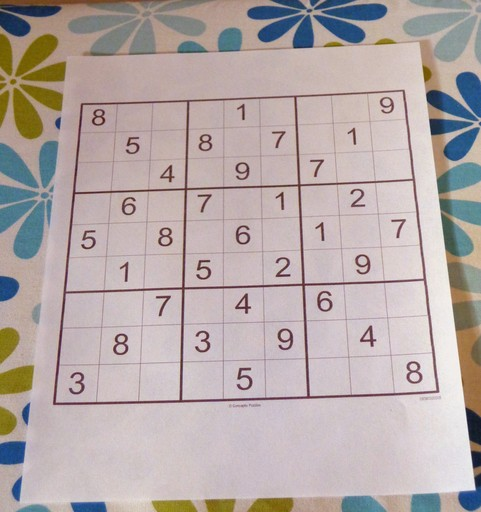
#> input picture src/sudoku_images/sudoku3.jpeg, 481 x 512 px, found by its file name
$ jupyter execute --allow-errors Sudoku_solver.ipynb   (shell and % lines are left out)
#> lines starting #> are read from the running program, lines starting #| are printed output that depends on the picture; after the words box and inside, x2 and y2 are one past the last pixel; in counts of white or black regions, pixels touching at a corner belong together
1. Create function that given an image of a Sudoku game crops and extracts each cell
1. Extract the number from each cropped cell (if blank extract it as 0)
1. Place the extracted numbers in an array (each block of 9 numbers is one array)
1. Apply the sudoku solver to the array to get the solution
1. Write the solution numbers in the cells

[cell 1]
import cv2
import imutils
from imutils.perspective import four_point_transform
from skimage.segmentation import clear_border
import numpy as np
import matplotlib.pyplot as plt

from tensorflow import keras
from tensorflow.keras import layers
from tensorflow.keras.models import load_model

[cell 2]
sudoku = cv2.imread("./img/sudoku3.jpeg")
#> sudoku is the input picture: shape (512, 481, 3); mean B, G, R 168.2, 169.5, 181.2
sudoku_gray = cv2.cvtColor(sudoku, cv2.COLOR_BGR2GRAY)
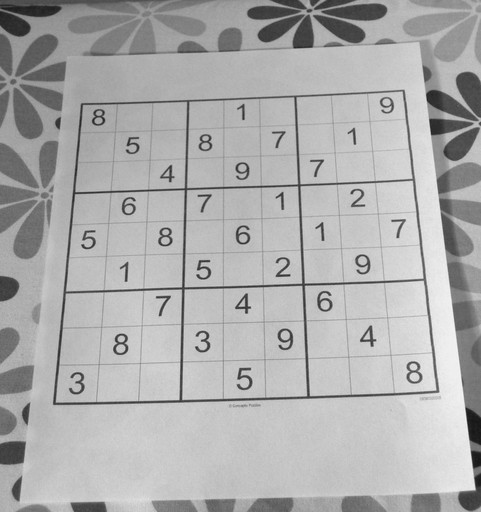
#> sudoku_gray: shape (512, 481); min 22, max 247, mean 172.9
sudoku_color = cv2.cvtColor(sudoku, cv2.COLOR_BGR2RGB)
plt.imshow(sudoku_color);

[cell 3]
sudoku_color_copy = sudoku_color.copy()
sudoku_blur = cv2.GaussianBlur(sudoku_gray, (7,7), 0)
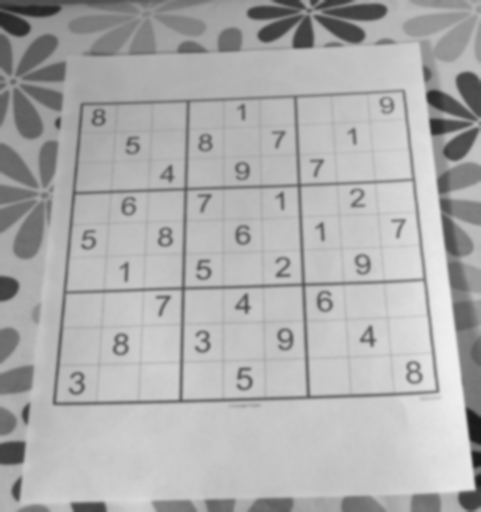
#> sudoku_blur: shape (512, 481); min 26, max 239, mean 172.9
ret, th = cv2.threshold(sudoku_blur, 170, 255, cv2.THRESH_BINARY_INV)
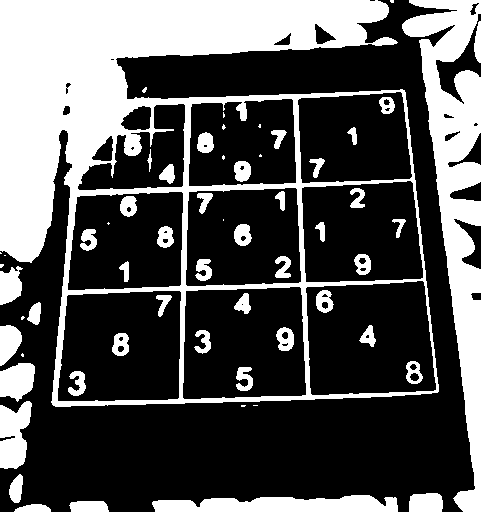
#> th: shape (512, 481); 33% white; 60 white regions (16 under 20 px), largest, box (x1, y1, x2, y2) and area: (0, 0, 439, 407) 50175, (402, 0, 481, 512) 15325, (152, 495, 398, 512) 3233
plt.imshow(th, cmap="gray");

[cell 4]
def find_puzzle(image):
	# convert the image to grayscale and blur it slightly
    gray = cv2.cvtColor(image, cv2.COLOR_BGR2GRAY)
    blurred = cv2.GaussianBlur(gray, (7, 7), 3)

    # apply adaptive thresholding and then invert the threshold map

    thresh = cv2.adaptiveThreshold(blurred, 255, cv2.ADAPTIVE_THRESH_GAUSSIAN_C, cv2.THRESH_BINARY, 11, 2)
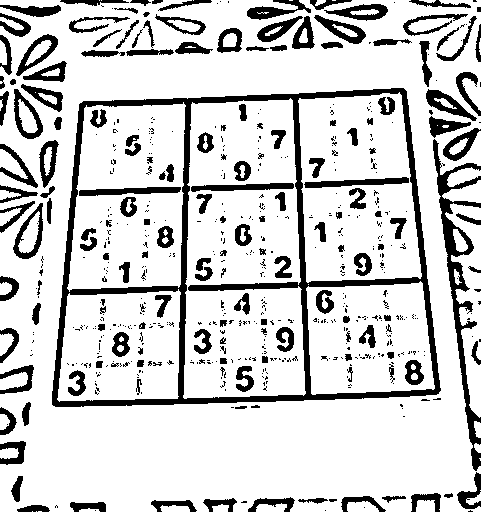
#> thresh: shape (512, 481); 81.1% white; 595 black regions (424 under 20 px), largest, box (x1, y1, x2, y2) and area: (52, 88, 441, 407) 12966, (433, 139, 481, 471) 3177, (304, 177, 409, 188) 607
    thresh = cv2.bitwise_not(thresh)
#> thresh: shape (512, 481); 18.9% white; 595 white regions (424 under 20 px)

    # find contours in the thresholded image and sort them by size in
	# descending order
    cnts = cv2.findContours(thresh.copy(), cv2.RETR_EXTERNAL, cv2.CHAIN_APPROX_SIMPLE)
#> cnts = 129 contours, 53 with area under 20; largest, box (x1, y1, x2, y2) and area: (52, 88, 441, 407) 109286, (433, 139, 481, 471) 2940, (13, 203, 43, 259) 959, (14, 89, 43, 139) 846, (16, 34, 58, 76) 728
    cnts = imutils.grab_contours(cnts)
    cnts = sorted(cnts, key=cv2.contourArea, reverse=True)
	# initialize a contour that corresponds to the puzzle outline
    puzzleContour = None
	# loop over the contours
    for c in cnts:
        # approximate the contour
        peri = cv2.arcLength(c, True)
        approx = cv2.approxPolyDP(c, 0.02 * peri, True)

        # if the approximated contour has four points, then we can
        # assume we have found the outline of the puzzle
        if len(approx) == 4:
            puzzleContour = approx
            break
#> this loop made 1 pass
#> (peri, puzzleContour) on pass 1: (1360.1, [[406, 91], [80, 103], [52, 404], [438, 393]])

    # if the puzzle contour is empty then the script could not find
    # the outline of the Sudoku puzzle so raise an error
    if puzzleContour is None:
        raise Exception(("Could not find Sudoku puzzle outline."))

    # apply a four point perspective transform to both the original
    # image and grayscale image to obtain a top-down bird's eye view
    # of the puzzle
    puzzle = four_point_transform(image, puzzleContour.reshape(4, 2))
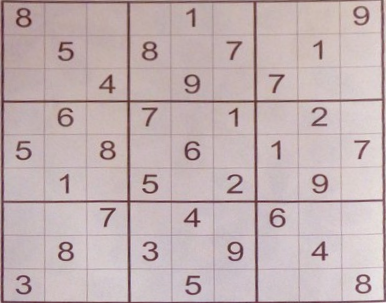
#> puzzle: shape (303, 386, 3); mean B, G, R 177.7, 176.5, 193.6
    warped = four_point_transform(gray, puzzleContour.reshape(4, 2))
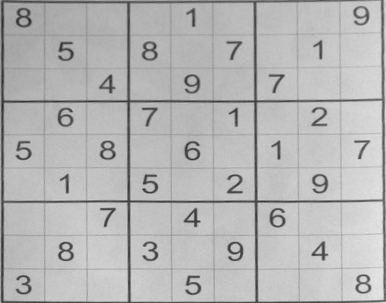
#> warped: shape (303, 386); min 37, max 230, mean 181.7

    return puzzle, warped

[cell 5]
temp_gray, temp_gray_warped = find_puzzle(sudoku)
plt.imshow(temp_gray_warped);

[cell 6]
def get_contour_x_center_coordinate(contours):
    if cv2.contourArea(contours) > 2:
        M = cv2.moments(contours)
    return (int(M['m10']/M['m00']))

[cell 7]
def detect_digit(cell):
    th_cell = cv2.threshold(cell, 0, 255, cv2.THRESH_BINARY_INV + cv2.THRESH_OTSU)[1]
    th_cell = clear_border(th_cell)

    # find contours in the thresholded cell
    contours = cv2.findContours(th_cell.copy(), cv2.RETR_EXTERNAL, cv2.CHAIN_APPROX_SIMPLE)
    contours = imutils.grab_contours(contours)

    # if no contours were found than this is an empty cell
    if len(contours) == 0:
        return None

    # otherwise, find the largest contour in the cell and create a
    # mask for the contour
    main_cell_contour = max(contours, key=cv2.contourArea)
    background = np.zeros(th_cell.shape, dtype="uint8")
    cv2.drawContours(background, [main_cell_contour], -1, 255, -1)

    # compute the percentage of masked pixels relative to the total
    # area of the image
    (h, w) = th_cell.shape
    percentFilled = cv2.countNonZero(background) / float(w * h)
    # if less than 3% of the mask is filled then we are looking at
    # noise and can safely ignore the contour
    if percentFilled < 0.03:
        return None
    # apply the mask to the thresholded cell
    digit = cv2.bitwise_and(th_cell, th_cell, mask=background)

    return digit

[cell 8]
original_sudoku, sudoku_cropped = find_puzzle(sudoku)
#> the loop in find_puzzle (call 2), `for c in cnts:` made 1 pass

stepX = sudoku_cropped.shape[1] // 9
#> stepX = 42
stepY = sudoku_cropped.shape[0] // 9
#> stepY = 33

board = np.zeros((9, 9), dtype="int")

cell_locations = []
idx = 0
# loop over the grid locations
#> (the rest of this cell did not finish here and is left out)

[cell 9]
board

[cell 10]
board[4][0] = 4
board[7][3] = 4
board

[cell 11]
def findNextCellToFill(grid, i, j):
#> called with grid = array of shape (9, 9), i = 0, j = 0
        for x in range(i,9):
                for y in range(j,9):
                        if grid[x][y] == 0:
                                return x,y
        for x in range(0,9):
                for y in range(0,9):
                        if grid[x][y] == 0:
                                return x,y
        return -1,-1

def isValid(grid, i, j, e):
        rowOk = all([e != grid[i][x] for x in range(9)])
        if rowOk:
                columnOk = all([e != grid[x][j] for x in range(9)])
                if columnOk:
                        # finding the top left x,y co-ordinates of the section containing the i,j cell
                        secTopX, secTopY = 3 *(i//3), 3 *(j//3) #floored quotient should be used here.
                        for x in range(secTopX, secTopX+3):
                                for y in range(secTopY, secTopY+3):
                                        if grid[x][y] == e:
                                                return False
                        return True
        return False

def solveSudoku(grid, i=0, j=0):
        i,j = findNextCellToFill(grid, i, j)
        if i == -1:
                return True
        for e in range(1,10):
                if isValid(grid,i,j,e):
                        grid[i][j] = e
                        if solveSudoku(grid, i, j):
                                return True
                        # Undo the current cell for backtracking
                        grid[i][j] = 0
        return False

$ run again, with src/sudoku_images/export.png saved as src/sudoku_images/sudoku3.jpeg
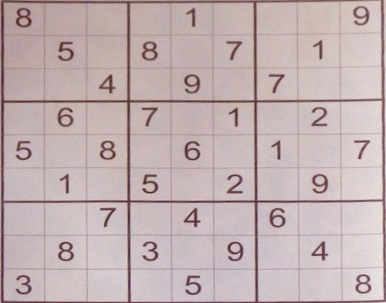
#> input picture src/sudoku_images/export.png, 386 x 303 px, found by its file name
#> sudoku is the input picture: shape (303, 386, 3); mean B, G, R 177.6, 176.5, 193.6
#> `ret, th = cv2.threshold(sudoku_blur, 170, 255, cv2.THRESH_BINARY_INV)`:
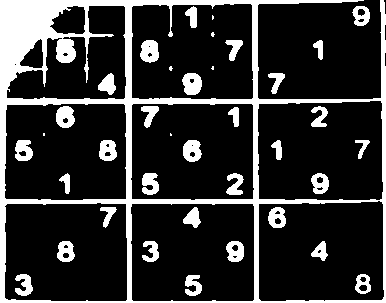
#> th: shape (303, 386); 19.9% white; 38 white regions (6 under 20 px), largest, box (x1, y1, x2, y2) and area: (0, 0, 386, 303) 16178, (182, 73, 202, 95) 343, (140, 40, 159, 63) 341
#> cnts = 384 contours, 329 with area under 20; largest, box (x1, y1, x2, y2) and area: (0, 0, 379, 303) 30260, (261, 0, 386, 303) 1466, (134, 199, 251, 205) 548, (226, 240, 244, 263) 294, (57, 240, 75, 263) 292
#> the loop in find_puzzle, `for c in cnts:` made 39 passes
#> (peri, puzzleContour) on pass 39: (20, [[296, 266], [296, 271], [301, 271], [301, 266]])
#> warped = [[206, 197, 179, 192, 202], [198, 193, 178, 193, 202], [181, 179, 163, 176, 180], [196, 191, 175, 192, 195], [205, 199, 181, 195, 195]]
#> temp_gray_warped has the same summary as warped in find_puzzle
#> the loop in find_puzzle (call 2), `for c in cnts:` made 39 passes
#> sudoku_cropped has the same summary as warped in find_puzzle
#> `[cell 16] plt.imshow(temp_gray)`:
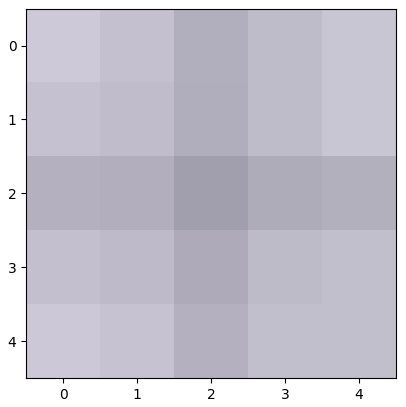
#> figure drawn by matplotlib, 1 panel
